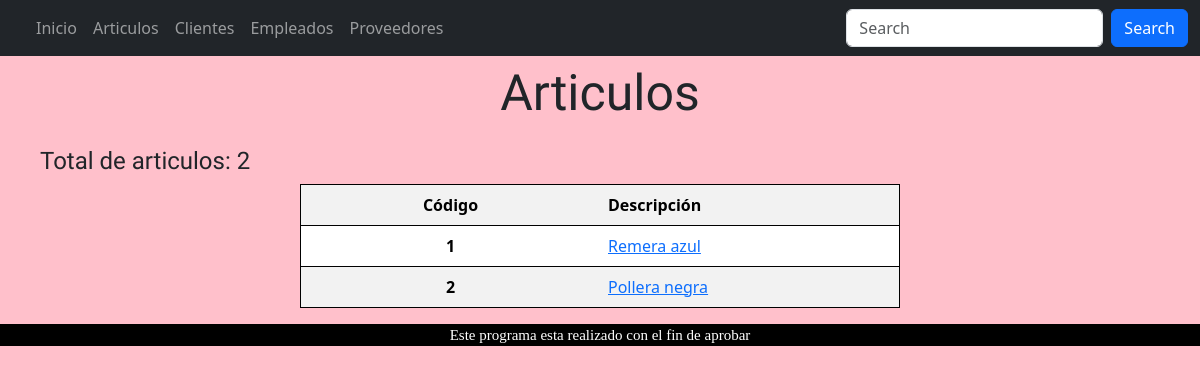
/tabla/, run on an earlier commit of the app's database.
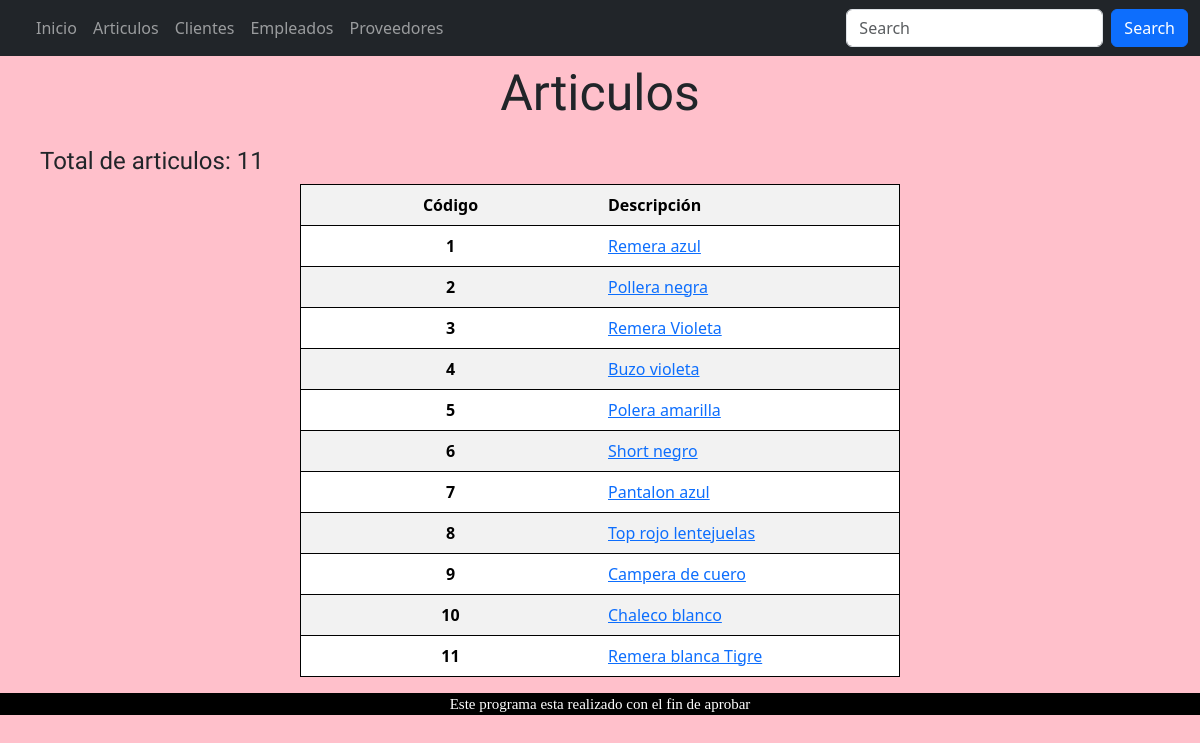
And on a later commit of the database.
### appRieVictoria/models.py (models this page shows, shortened)
class Articulos (models.Model):
    descripcion = models.CharField( max_length= 100,help_text= 'Descripcion del articulo')
    costo = models.DecimalField(max_digits=10, decimal_places=2)
    venta= models.DecimalField(max_digits=10, decimal_places=2)
    cantidad = models.BigIntegerField(help_text='Cantidad de articulos')
    talle = models.CharField(max_length=3)
    compras = models.ManyToManyField("Compras",related_name='articulos_comprados' , through="compraProd")
    ventas = models.ManyToManyField("Ventas" ,related_name='articulos_vendidos', through="ventaProd")
    tipoPrenda =models.ForeignKey("tipoPrenda", on_delete=models.CASCADE, default=1)

### appRieVictoria/views.py (the view)
def tabla(request):
    context = {'Articulos': Articulos.objects.all()}
    return render(request, 'tabla.html', context)

### proyectoRieVictoria/templates/tabla.html
{% extends "base.html" %}
{% block content %}
<div class="subtituloInicio">
    <p >Articulos</p>
</div>
    <div class="descripcionArt">
        <h4>Total de articulos: {{Articulos|length}}</h4>
    </div>
    <div class="contenedorTabla">
        <div class="col-6">
    <div>
        <table class="table tablaBorde1 table-condensed table-striped">
            <tr>
                <th class="centrado">Código</th>
                <th >Descripción</th>
            </tr>
            {% for p in Articulos %}
                <tr>
                    <td class="centrado" >{{p.id}}</td>
                    <td><a href="/articulos/{{ p.id }}/">{{p.descripcion}}</a></td>
                </tr>
                {% endfor %}
        </table>
    </div>
    </div>
    </div>
{% endblock %}

What changed in the data, as far as the page shows it:
added Articulos: id "3", descripcion "Remera Violeta"
added Articulos: id "4", descripcion "Buzo violeta"
added Articulos: id "5", descripcion "Polera amarilla"
added Articulos: id "6", descripcion "Short negro"
added Articulos: id "7", descripcion "Pantalon azul"
added Articulos: id "8", descripcion "Top rojo lentejuelas"
added Articulos: id "9", descripcion "Campera de cuero"
added Articulos: id "10", descripcion "Chaleco blanco"
added Articulos: id "11", descripcion "Remera blanca Tigre"
Also different on the page:
{{ Articulos|length }}: "2" → "11"
